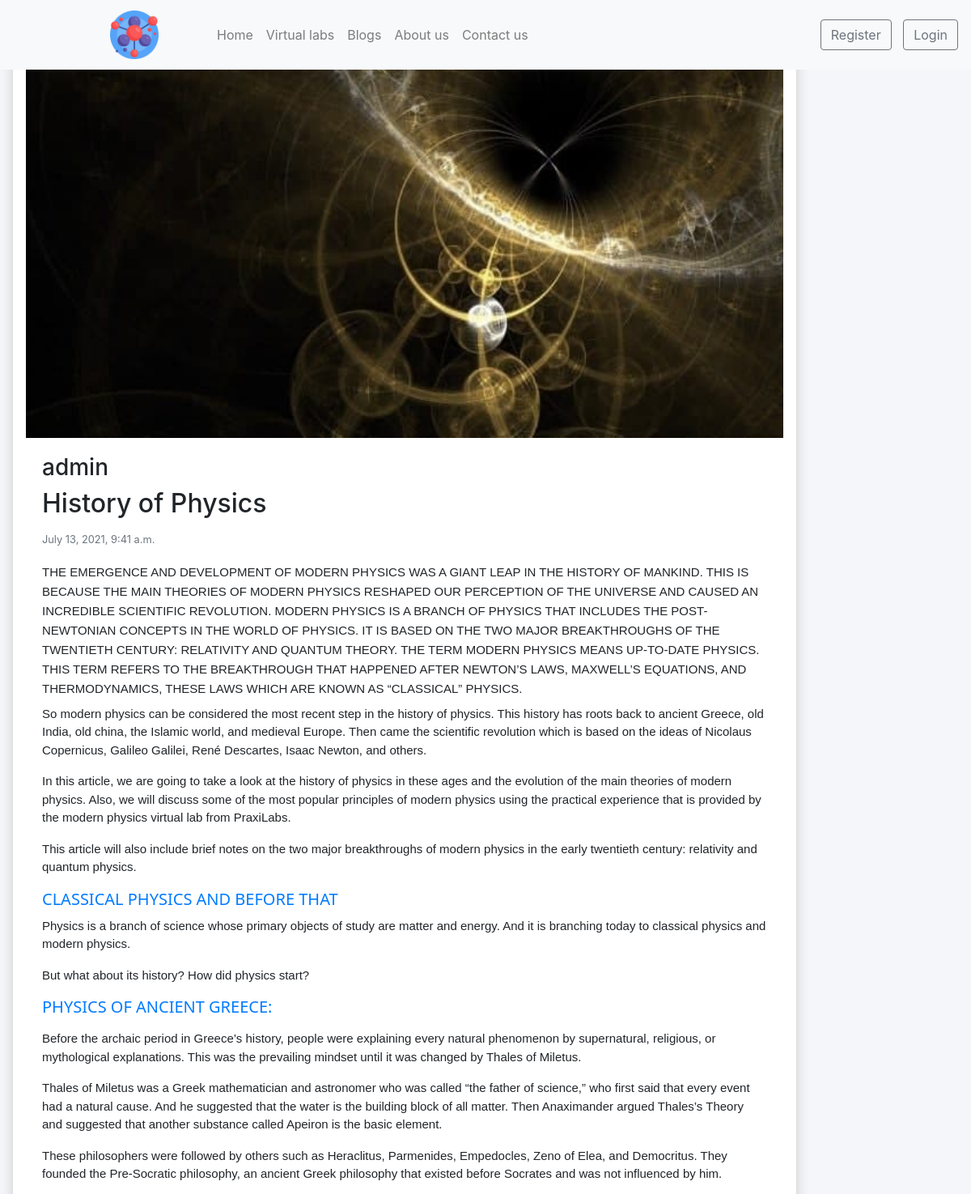
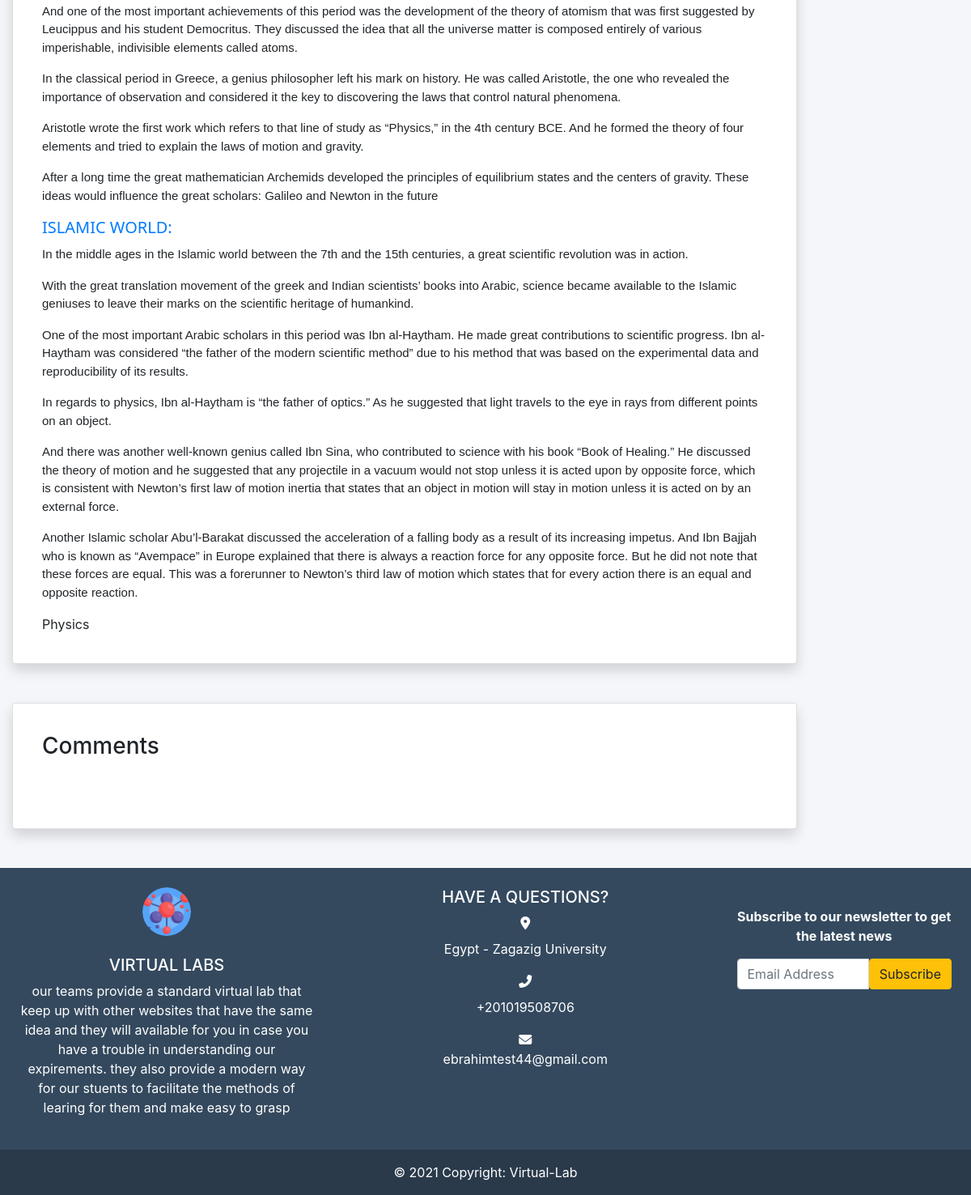
Page /blog/title3 on the committed database (2 pictures, top to bottom).
### settings/models.py (models this page shows, shortened)
class Website(models.Model):
   name = models.CharField(max_length=100)
   description = models.TextField(max_length=1000)
   phone = models.CharField(max_length=20)
   Address = models.CharField(max_length=100)
   email = models.EmailField(max_length=254)
   logo = models.ImageField(upload_to='images/')
   fb_link = models.URLField(max_length=200)
   twitter_link = models.URLField(max_length=200)
   instagram_link = models.URLField(max_length=200)

### blog/models.py (models this page shows, shortened)
class Post(models.Model):
    author = models.ForeignKey(User, related_name='post_author', on_delete=models.CASCADE)
    category = models.ForeignKey('Category', related_name='post_category', on_delete=models.CASCADE)
    title = models.CharField(max_length=50)
    image = models.ImageField(upload_to='images/')
    created_at = models.DateTimeField(default=timezone.now)
    description = models.TextField(max_length=20000)
    tags = TaggableManager() # tags from external package
    slug = models.SlugField(null=True, blank=True)
    def get_absolute_url(self):
        return reverse('blog:post_detail',args=[str(self.slug)])

class Category(models.Model):
    name = models.CharField(max_length=50)
    def __str__(self):
        return self.name

### blog/views.py (the view)
# urls.py: path('<slug:slug>',views.PostDetail.as_view(),name='post_detail'),
class PostDetail(DetailView):
    model = Post
    def get_context_data(self, **kwargs): # return another data
        context = super().get_context_data(**kwargs)
        context["subscriber_form"] = SubscriberForm()
        return context

### settings/forms.py
class SubscriberForm(forms.Form):
    email = forms.EmailField(label='',
                             max_length=100,
                             widget=forms.EmailInput(attrs={'class': 'form-control','placeholder': 'Email Address'}))

### blog/templates/blog/post_detail.html (shortened to what this page needs)
{% extends "base.html" %}
{% load static %}
{% block body %}
<section class="Blogs1">
  <div class="container-fluid MovingLeft">
    <div class="row">
      <div class="col-lg-10 col-md-12 col-sm-12 ">
        <br />
        <div class="card mb-3 shadow p-3 mb-5 bg-white rounded">
          <img src="{{post.image.url}}" class="card-img-top" alt="Logo" height="500px;">
          <div class="card-body">
            <h3>{{post.author}}</h3>
            <h2 class="card-title">{{post.title}}</h2>
            <p class="card-text"><small class="text-muted">{{post.created_at}}</small></p>
            <p class="card-text">
              {{post.description|safe}}
            </p>
            <tag>{{post.category}}</tag>
          </div>
        </div>
        <div class="card mb-3 shadow p-3 mb-5 bg-white rounded">
          <div class="card-body">
            <h3 class="mb-5"> Comments</h3>
          </div>
        </div>
      </div>
    </div>
  </div>
</section>
{% endblock body %}

### templates/base.html (shortened to what this page needs)
{% load static %}
{% url 'contact:contact' as contact %}
{% url 'accounts:profile' as profile %}
<!doctype html>
<html lang="en">
<head>
    <link rel="stylesheet" href="https://cdn.jsdelivr.net/npm/bootstrap@4.6.0/dist/css/bootstrap.min.css"
>
    <link rel="stylesheet" href="{% static 'wowJs/css/libs/animate.css' %}" />
    <link rel="stylesheet" href="https://cdnjs.cloudflare.com/ajax/libs/animate.css/4.1.1/animate.min.css" />
    <link rel="stylesheet" href="{% static 'css/style.css' %}">
</head>
<body>
    <nav class="navbar navbar-expand-lg navbar-light bg-light fixed-top ">
        <a class="navbar-brand margin-left Left" href="#"><img src="{{myfooter.logo.url}}"
                style="width: 60px; height:60px" alt="Taleen"></a>
        <div class="collapse navbar-collapse " id="navbarSupportedContent">
            <ul class="navbar-nav mr-auto ml-5 underline Left control flex-md-shrink-0 " style="margin-trim: 0;">
                <li class="nav-item ">
                    <a class="nav-link " href="/">Home <span class="sr-only">(current)</span></a>
                </li>
                <li class="nav-item ">
                    <a class="nav-link" href="{% url 'labs:lab_list' %}">Virtual labs</a>
                </li>
                <li class="nav-item ">
                    <a class="nav-link " href="{% url 'blog:post_list' %}">Blogs</a>
                </li>
                <li class="nav-item ">
                    <a class="nav-link" href="{% url 'about:about' %}">About us</a>
                </li>
                <li class="nav-item ">
                    <a class="nav-link" href="{% url 'contact:contact' %}">Contact us</a>
                </li>
            </ul>
            {% if request.user.is_authenticated %}
            <li class="nav-item dropdown adjusting dropdown-menu-right dropdown-menu-lg-left"
                style="list-style-type: none; padding-right: 80px;">
                <a class="nav-link dropdown-toggle" style="color: #8da3a5;" href="#" id="navbarDropdown" role="button"
                    data-toggle="dropdown" aria-haspopup="true" aria-expanded="false">
                    <i class="fas fa-user-circle "></i>
                </a>
                <div class="dropdown-menu" style="background-color: #ecf0f1;" aria-labelledby="navbarDropdown">
                    <a class="dropdown-item" href="{% url 'accounts:profile' %}">profile</a>
                    <a class="dropdown-item" href="{% url 'about:FAQ' %}">FAQ</a>
                    <div class="dropdown-divider"></div>
                    <a class="dropdown-item" href="{% url 'logout' %}">log out</a>
                </div>
            </li>
            {% else %}
            <div class="my-2 my-lg-0 ">
                <a href="{% url 'accounts:signup' %}" class="btn btn-outline-secondary my-2 my-sm-0" role="button"
                    aria-pressed="true" target="_blank">Register</a>
                <a href="{% url 'login' %}" class="btn btn-outline-secondary myMoving" role="button" aria-pressed="true"
                    target="_blank">Login</a>
            </div>
            {% endif %}
        </div>
    </nav>
    {% block body %}{% endblock body %}
    <footer class="bg-footer text-white text-center text-lg-start ">
        <div class=" p-4">
            <div class="row">
                <div class="col-lg-4 col-md-12 mb-4 mb-md-0">
                    <img src="{% static 'images/molecule.png' %}" class="rounded-circle" alt="logo"
                        style="width: 60px; height:60px">
                    <br /> <br />
                    <h5 class="text-uppercase text-white">{{myfooter.name}}</h5>
                    <p>
                        {{myfooter.description}}
                    </p>
                </div>
                <div class="col-lg-5 col-md-6 mb-4 mb-md-0">
                    <h5 class="text-white">HAVE A QUESTIONS?</h5>
                    <div class="">
                        <i class="fas fa-map-marker-alt "></i>
                        <div class="media-body">
                            <p>{{myfooter.Address}}</p>
                        </div>
                    </div>
                    <div class="">
                        <i class="fas fa-phone-alt"></i>
                        <div class="media-body">
                            <p>{{myfooter.phone}}</p>
                        </div>
                    </div>
                    <div class="">
                        <i class="fas fa-envelope"></i>
                        <div class="media-body">
                            <p>{{myfooter.email}}</p>
                        </div>
                    </div>
                </div>
                <div class="col-lg-3 col-md-6 mb-4 mb-md-0 mt-0">
                    <br />
                    <p class=""><strong>Subscribe to our newsletter to get the latest news</strong></p>
                    <form id="subscribe_form_id" method="POST" action="{% url 'home:subscribe' %}" novalidate>
                        <div class="input-group ">
                            {{ subscriber_form }}
                            <button class="btn btn-warning" type="submit">Subscribe</button>
                        </div>
                    </form>
                </div>
            </div>
        </div>
        <div class="text-center p-3" style="background-color: rgba(0, 0, 0, 0.2)">
            © 2021 Copyright:
            <a class="text-white" href="/">Virtual-Lab</a>
        </div>
    </footer>
</body>
</html>

### static/css/style.css (style rules this page uses)
.MovingLeft { justify-content: center; background-color: #f5f6fa; }
img { vertical-align: middle; border: 0px }
.myMoving { margin-left: 10px; }
.margin-left { margin-left: 120px; }
.bg-footer { background-color: #34495e; }
html { scroll-behavior: smooth; }
html, body { overflow-x: hidden; }
body { position: relative; }

### rows in the picture
Website: logo (picture), name "VIRTUAL LABS", description "our teams provide a standard virtual lab that keep up with other websites that have the same idea and they will available for you in case you have a trouble in understanding our expirements. they also provide a modern way for our stuents to facilitate the methods of learing for them and make easy to grasp", Address "Egypt - Zagazig University", phone "+201019508706", email "ebrahimtest44@gmail.com"
Post: image (picture), author "admin", title "History of Physics", created_at "July 13, 2021, 9:41 a.m.", description "THE EMERGENCE AND DEVELOPMENT OF MODERN PHYSICS WAS A GIANT LEAP IN THE HISTORY OF MANKIND. THIS IS BECAUSE THE MAIN THEORIES OF MODERN PHYSICS RESHAPED OUR PERCEPTION OF THE UNIVERSE AND CAUSED AN INCREDIBLE SCIENTIFIC REVOLUTION. MODERN PHYSICS IS A BRANCH OF PHYSICS THAT INCLUDES THE POST-NEWTONIAN CONCEPTS IN THE WORLD OF PHYSICS. IT IS BASED ON THE TWO MAJOR BREAKTHROUGHS OF THE TWENTIETH CENTURY: RELATIVITY AND QUANTUM THEORY. THE TERM MODERN PHYSICS MEANS UP-TO-DATE PHYSICS. THIS TERM REFERS TO THE BREAKTHROUGH THAT HAPPENED AFTER NEWTON’S LAWS, MAXWELL’S EQUATIONS, AND THERMODYNAMICS, THESE LAWS WHICH ARE KNOWN AS “CLASSICAL” PHYSICS. So modern physics can be considered the most…", category "Physics"
